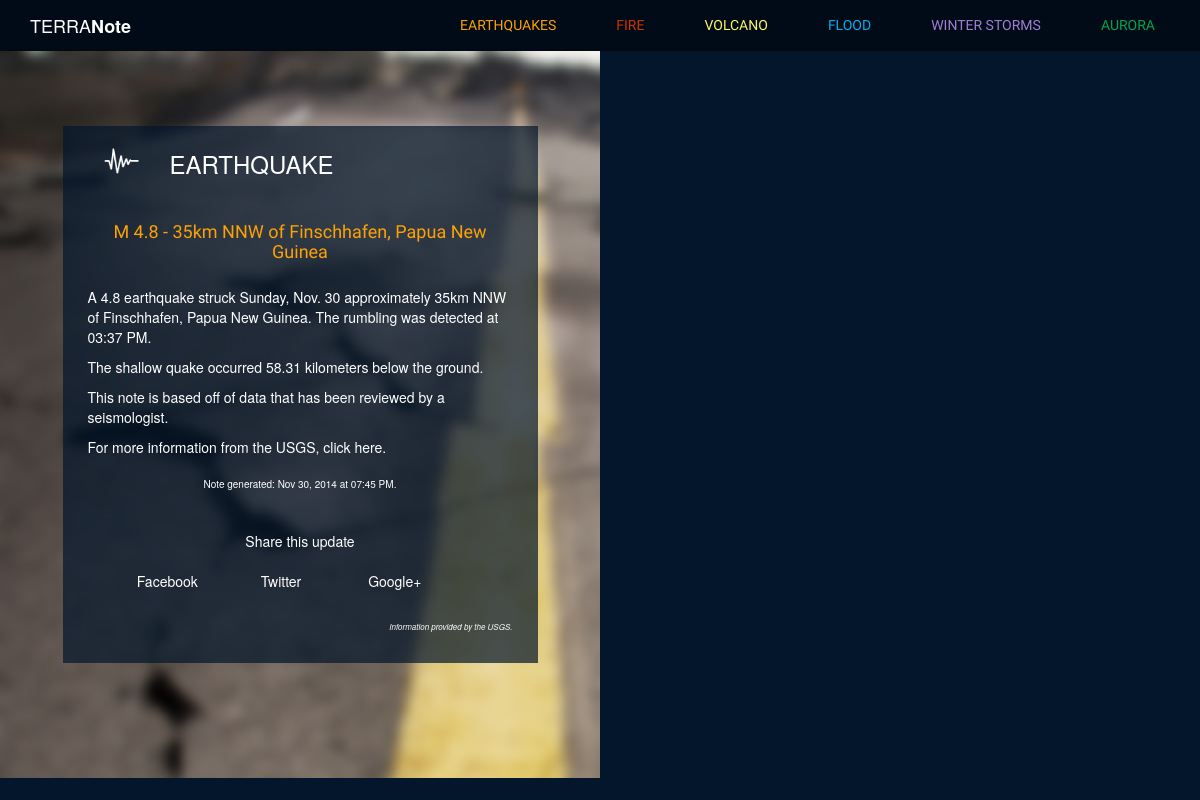
The app's page /note_example, older data.
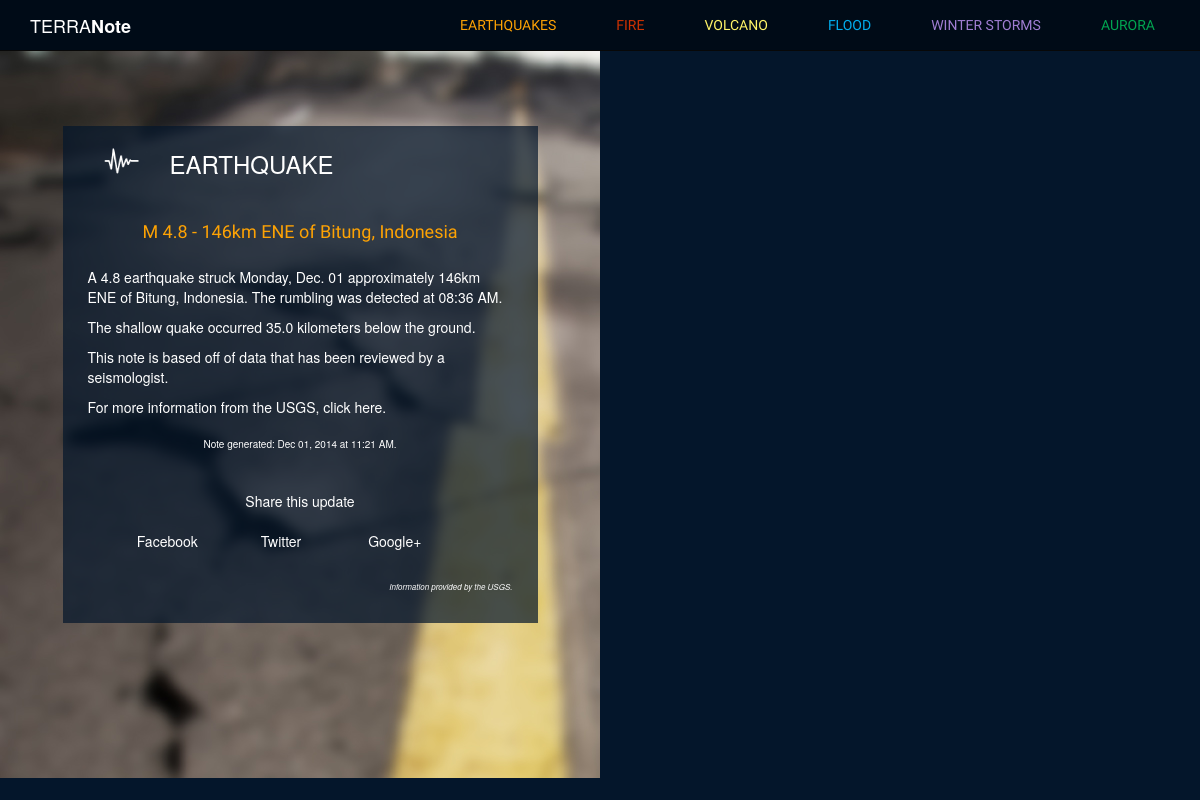
The same page, newer data.
### model.py (models this page shows)
class Quake(Base):
    __tablename__ = "quakes"
    quake_id = Column(String(50), primary_key = True)
    quake_title = Column(String, nullable = False)
    quake_type = Column(String(25), nullable = False)
    magnitude = Column(Float, nullable = False)
    place = Column(String, nullable = False)
    latitude = Column(Float, nullable = False)
    longitude = Column(Float, nullable = False)
    depth = Column(Float, nullable = False)
    quake_datetime = Column(DateTime, nullable = False)
    url = Column(String, nullable = False)
    seismictype = Column(String, nullable = False)
    status = Column(String, nullable = False)
    felt = Column(Integer, nullable = True)
    tsunami = Column(Integer, nullable = True)
    recordtime = Column(DateTime, nullable = False)

### note.py (the view)
@app.route("/note_example")
def note():
	quake = db_session.query(Quake).order_by(Quake.quake_datetime.desc()).first()
	return render_template("quake.html", quake=quake)

### templates/quake.html (shortened to what this page needs)
{% extends 'base.html' %}
{% block body %}
<div class="notepage">
	<div class="col-sm-6" id="quake-background">
		<div class="col-sm-1"></div>
			<div class="col-sm-10"  id="note-background">
				<div class="note">
					{% if quake.seismictype == 'earthquake' %}
						<div class="row">
							<div class="header">
								<img class="icon" src="/static/images/quake-icon.png"/>
								<h3 class="type">EARTHQUAKE</h3>
							</div>
						</div>
						<div class="headline quake-orange">
							<h4>{{ quake.quake_title }}</h4>
						</div>
						<div class="summary">
							<p>A {{ quake.magnitude }} earthquake struck {{ quake.quake_datetime.strftime('%A') }}, {{ quake.quake_datetime.strftime('%b. %d') }} approximately {{ quake.place }}. The rumbling was detected at {{ quake.quake_datetime.strftime('%I:%M %p') }}.
								{% if quake.depth <= 70 %}
									<p>The shallow quake occurred {{ quake.depth }} kilometers below the ground.</p>
									{% elif quake.depth > 300 %}
									<p>The deep quake occurred {{ quake.depth }} kilometers below the earth's surface.</p>
									{% else %}
									<p>The quake happened {{ quake.depth }} kilometers below the ground.</p>
								{% endif %}
							<div class="review_status">
								{% if quake.status == 'automatic' %}
								<p>This note is based off of computer-generated data and has not yet been reviewed by a seismologist.</p>
								{% else %}
								<p>This note is based off of data that has been reviewed by a seismologist.</p>
								{% endif %}
								<p>For more information from the USGS, click <a href="{{ quake.url }}">here.</a></p>
							</div>
						</div>
						{% endif %}
					<div class="post-time">
						Note generated: {{ quake.recordtime.strftime('%b %d, %Y at %I:%M %p') }}.
					</div>
					<div class="share">
						<div class="row" id="share">
						Share this update
						</div>
						<div class="row">
							<div class="col-sm-1"></div>
                            <div class="col-sm-3"><a href="">Facebook</a></div>
                            <div class="col-sm-3"><a href="">Twitter</a></div>
                            <div class="col-sm-3"><a href="">Google+</a></div>
                            <div class="col-sm-2"></div>
						</div>
					</div>
					<div class="attribution">
						<em>Information provided by the USGS.</em>
					</div>
				</div>
			</div>
		<div class="col-sm-1"></div>
	</div>
	<div class="col-sm-6">
			<div class="row">
				<div id="single-map"></div>
			</div>
	</div>
</div>
{% endblock %}

### templates/base.html (shortened to what this page needs)
<html>
    <head>
        <link href="/static/bootstrap/css/bootstrap.min.css" rel="stylesheet">
        <link href="/static/note.css" rel="stylesheet">
        <div class="navbar navbar-inverse navbar-static-top">
            <div class="container">
                <div class="navbar-header">
                    <img src=""><a class="navbar-brand" href="/"><span class"terra">TERRA</span><strong><span class"note">Note</span></strong></a>
                </div>
                <div class="navbar-collapse collapse">
                    <ul class="nav navbar-nav navbar-right">
                            <li><span class="quake-orange nav-link"><a href="/quakes">EARTHQUAKES</a></span></li>
                            <li><span class="fire-red nav-link"><a href="/fires"> FIRE </a></span></li>
                            <li><span class="volcano-yellow nav-link"><a href="/volcanoes"> VOLCANO </a></span></li>
                            <li><span class="weather-blue nav-link"><a href="/floods"> FLOOD </a></span></li>
                            <li><span class="winter-purple nav-link"><a href="/winterstorms"> WINTER STORMS </a></span></li>
                            <li><span class="aurora-green nav-link"><a href="/aurora"> AURORA </a></span></li>
                    </ul>
                </div>
            </div>
        </div>
    </head>
    <body>
        {% block body %}
        {% endblock %}
    </body>
</html>

### static/note.css (style rules this page uses)
body { background-color: #04162b; color: #FFFFFF }
a { color:inherit; text-decoration: none; }
.navbar { margin-bottom: 0px; }
.navbar-inverse .navbar-brand { color: #FFFFFF; }
.navbar-right { margin-top: 15px; font-family: 'Raleway', sans-serif; font-weight: 400; }
.navbar-inverse { background-color: #000b17; }
.nav-link { margin-left: 30px; margin-right: 30px; }
.header { margin-bottom: 25px; }
.note { padding-left: 10px; padding-right: 10px; padding-bottom: 20px; color: #FFFFFF; }
.type { margin-left: 25px; padding-top: 5px; }
.headline { margin-top: 20px; margin-bottom: 25px; text-align: center; font-family: 'Raleway', sans-serif; font-weight: 800; }
.post-time { text-align: center; padding-top: 10px; padding-bottom: 10px; font-size: 10px; }
.share { padding-top: 10px; padding-bottom: 10px; text-align: center; }
.attribution { text-align: right; padding-top: 20px; padding-bottom: 10px; font-size: 8px; }
#note-background { margin-top: 75px; margin-bottom: 75px; background: rgba(4, 22, 43, 0.7); }
#share { padding-top: 20px; padding-bottom: 20px; text-align: center; }
img.icon { height: 30px; padding-right: 30px; padding-left: 30px; float: left; }
#single-map { width: 100%; height: 727px; }
#quake-background { background-image: url("/static/images/quake-blur-sfw.jpg"); height: 727px; }
.quake-orange { color: #fda204; }
.aurora-green { color: #00a651; }
.volcano-yellow { color: #fff568; }
.fire-red { color: #cd3202; }
.weather-blue { color: #00aeef; }
.winter-purple { color: #a07ed3; }

Row changes from the older to the newer data that the page shows:
no longer on this page (row edited): Quake: quake_title "M 4.8 - 35km NNW of Finschhafen, Papua New Guinea", magnitude "4.8", quake_datetime "Sunday", quake_datetime "Nov. 30", place "35km NNW of Finschhafen, Papua New Guinea", quake_datetime "03:37 PM", depth "58.31", recordtime "Nov 30, 2014 at 07:45 PM"
added Quake: quake_title "M 4.8 - 146km ENE of Bitung, Indonesia", magnitude "4.8", quake_datetime "Monday", quake_datetime "Dec. 01", place "146km ENE of Bitung, Indonesia", quake_datetime "08:36 AM", depth "35.0", recordtime "Dec 01, 2014 at 11:21 AM"
